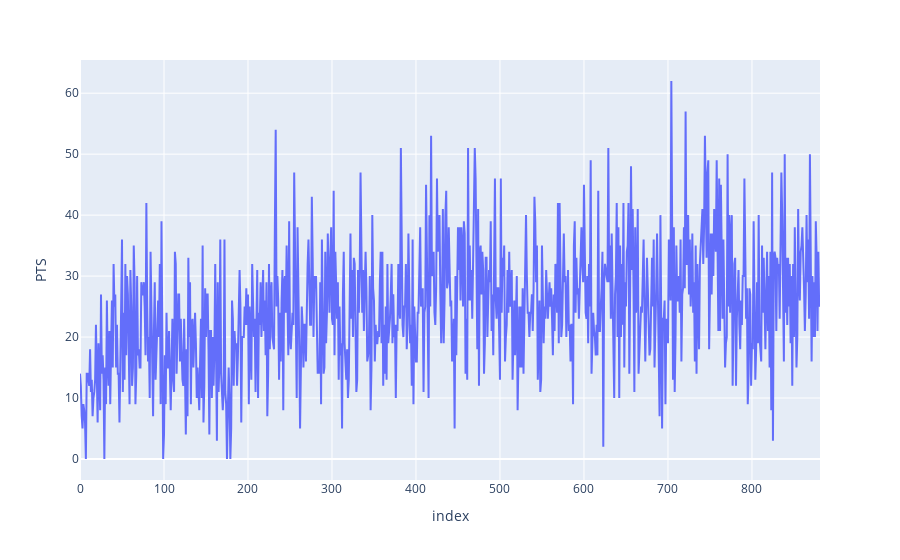

The notebook cell this image was saved under:
### Code cell
px.line(df_curry, x=df_curry.index, y='PTS')

### Figure 1 — Plotly figure (JSON) as saved in the notebook; plotly's stock layout.template omitted (floating-point values rounded to 4 significant figures; data arrays with more than 128 entries replaced by an {"elided": "..."} marker saying what was removed)
{"data": [{"hovertemplate": "index=%{x}<br>PTS=%{y}<extra></extra>", "legendgroup": "", "line": {"color": "#636efa", "dash": "solid"}, "marker": {"symbol": "circle"}, "mode": "lines", "name": "", "orientation": "v", "showlegend": false, "type": "scatter", "x": {"elided": "882 int values"}, "xaxis": "x", "y": {"elided": "882 int values"}, "yaxis": "y"}], "layout": {"legend": {"tracegroupgap": 0}, "margin": {"t": 60}, "xaxis": {"anchor": "y", "domain": [0, 1], "title": {"text": "index"}}, "yaxis": {"anchor": "x", "domain": [0, 1], "title": {"text": "PTS"}}}}
